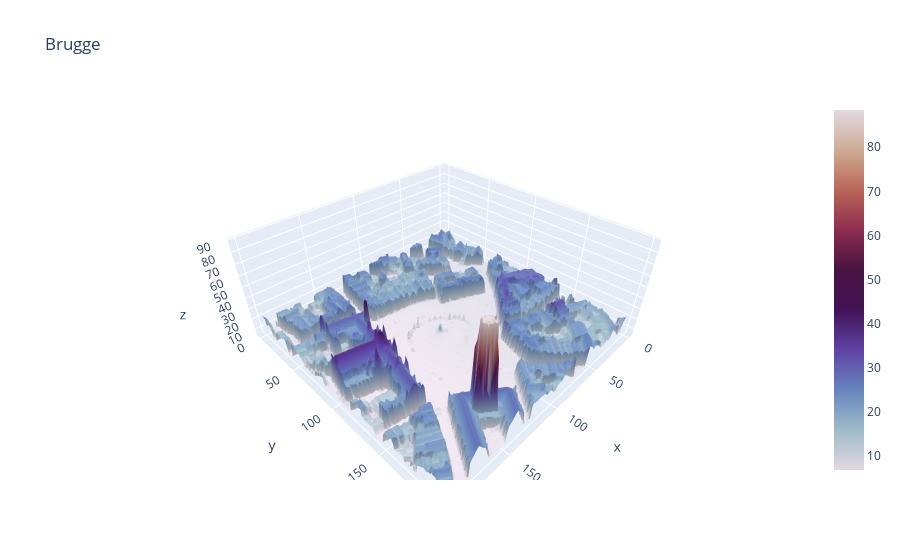

Write notebook code for a chart like this one.
### Code cell
fig = go.Figure(data=[go.Surface(x=df_window.index, y=df_window.columns, z=df_window.values, colorscale='twilight' ,showlegend=False)])
fig.update_layout(title = address , autosize=True)

fig.show()

### Figure 1 — Plotly figure (JSON) as saved in the notebook; plotly's stock layout.template omitted (floating-point values rounded to 4 significant figures; data arrays with more than 128 entries replaced by an {"elided": "..."} marker saying what was removed)
{"data": [{"colorscale": [[0, "#e2d9e2"], [0.1111, "#9ebbc9"], [0.2222, "#6785be"], [0.3333, "#5e43a5"], [0.4444, "#421257"], [0.5556, "#471340"], [0.6667, "#8e2c50"], [0.7778, "#ba6657"], [0.8889, "#ceac94"], [1, "#e2d9e2"]], "showlegend": false, "type": "surface", "x": {"elided": "200 int values"}, "y": {"elided": "200 int values"}, "z": {"elided": "200x200 float values"}}], "layout": {"autosize": true, "title": {"text": "Brugge"}}}
